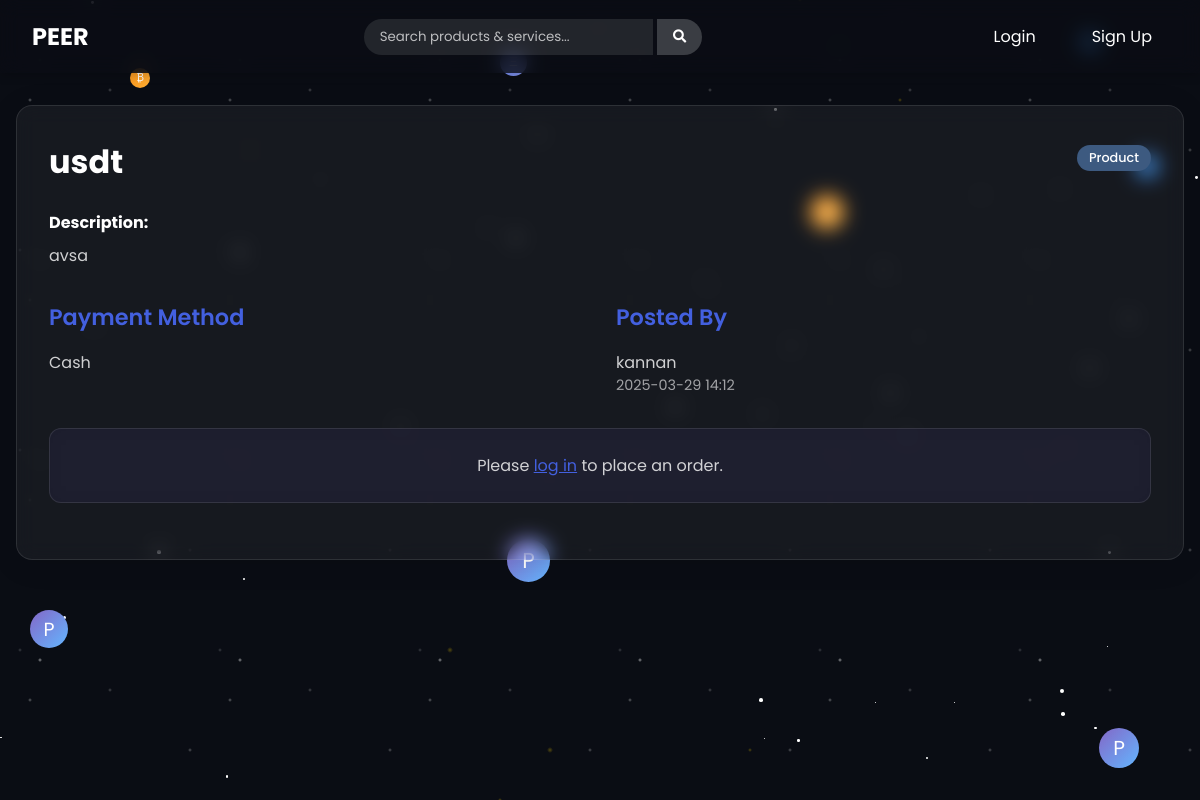
/post/1, run on the app's committed database.
### app.py (models this page shows)
class Post(db.Model):
    id = db.Column(db.Integer, primary_key=True)
    title = db.Column(db.String(100), nullable=False)
    description = db.Column(db.Text, nullable=True)
    post_type = db.Column(db.String(20), nullable=False)  # 'product' or 'service'
    payment_method = db.Column(db.String(50), nullable=False)
    custom_payment = db.Column(db.String(100), nullable=True)
    timeline_options = db.Column(db.String(200), nullable=False)  # Comma-separated options
    seller_id = db.Column(db.Integer, db.ForeignKey('user.id'), nullable=False)
    created_at = db.Column(db.DateTime, default=datetime.utcnow)
    is_boosted = db.Column(db.Boolean, default=False)  # Whether the post is boosted
    boost_expires_at = db.Column(db.DateTime, nullable=True)  # When the boost expires
    is_draft = db.Column(db.Boolean, default=False)  # Whether the post is a draft
    orders = db.relationship('Order', backref='post', lazy=True)

class User(db.Model):
    id = db.Column(db.Integer, primary_key=True)
    username = db.Column(db.String(50), unique=True, nullable=False)
    email = db.Column(db.String(100), unique=True, nullable=False)
    password_hash = db.Column(db.String(256), nullable=False)
    created_at = db.Column(db.DateTime, default=datetime.utcnow)
    is_verified = db.Column(db.Boolean, default=False)  # KYC verification status
    verification_date = db.Column(db.DateTime, nullable=True)  # When the user was verified
    reputation_score = db.Column(db.Float, default=0.0)  # User reputation score
    phone_number = db.Column(db.String(20), nullable=True)  # User phone number
    dob = db.Column(db.Date, nullable=True)  # Date of birth
    location = db.Column(db.String(100), nullable=True)  # User's location/country
    posts = db.relationship('Post', backref='seller', lazy=True)
    orders = db.relationship('Order', backref='buyer', lazy=True)

### app.py (the view)
@app.route('/post/<int:post_id>')
def post_detail(post_id):
    post = Post.query.get_or_404(post_id)
    return render_template('post_detail.html', post=post)

### app.py (called while the page is built)
@app.context_processor
def inject_user():
    if 'user_id' in session:
        user = User.query.get(session['user_id'])
        return {'current_user': user}
    return {'current_user': None}

### app/templates/post_detail.html
{% extends "layout.html" %}
{% block content %}
<div class="dashboard-card">
    <div style="display: flex; justify-content: space-between; align-items: center; flex-wrap: wrap; gap: 1rem; margin-bottom: 1.5rem;">
        <h2 class="dashboard-title" style="margin-bottom: 0;">{{ post.title }}</h2>
        {% if post.post_type == 'service' %}
            <span class="tag-service">Service</span>
        {% else %}
            <span class="tag-product">Product</span>
        {% endif %}
    </div>
    <div style="margin-bottom: 2rem;">
        <p style="color: white;"><strong>Description:</strong></p>
        <p style="margin-top: 0.5rem; color: rgba(255, 255, 255, 0.8);">{{ post.description or 'No description provided.' }}</p>
    </div>
    <div style="display: flex; flex-wrap: wrap; gap: 2rem; margin-bottom: 2rem;">
        <div style="flex: 1; min-width: 250px;">
            <h3 class="section-title">Payment Method</h3>
            <p style="color: rgba(255, 255, 255, 0.8);">
                {% if post.payment_method == 'other' %}
                    {{ post.custom_payment }}
                {% else %}
                    {{ post.payment_method.capitalize() }}
                {% endif %}
            </p>
        </div>
        <div style="flex: 1; min-width: 250px;">
            <h3 class="section-title">Posted By</h3>
            <p style="color: rgba(255, 255, 255, 0.8);">{{ post.seller.username }}</p>
            <p style="color: rgba(255, 255, 255, 0.6); font-size: 0.9rem;">{{ post.created_at.strftime('%Y-%m-%d %H:%M') }}</p>
        </div>
    </div>
    {% if 'user_id' in session and session['user_id'] != post.seller_id %}
        <div class="nested-card">
            <h3 class="nested-card-title">Place an Order</h3>
            <form method="POST" action="{{ url_for('create_order', post_id=post.id) }}">
                <div class="form-group">
                    <label for="timeline" class="form-label">Select Timeline</label>
                    <select id="timeline" name="timeline" class="form-control" required>
                        {% for option in post.timeline_options.split(',') %}
                            <option value="{{ option.strip() }}">{{ option.strip() }}</option>
                        {% endfor %}
                    </select>
                </div>
                <div style="text-align: center; margin-top: 1.5rem;">
                    <button type="submit" class="btn-create-post">Place Order</button>
                </div>
            </form>
        </div>
    {% elif 'user_id' in session and session['user_id'] == post.seller_id %}
        <div class="nested-card" style="background-color: rgba(30, 30, 50, 0.7);">
            <p style="text-align: center; color: rgba(255, 255, 255, 0.8);">This is your own post. You cannot place an order on your own listing.</p>
        </div>
    {% else %}
        <div class="nested-card" style="background-color: rgba(30, 30, 50, 0.7);">
            <p style="text-align: center; color: rgba(255, 255, 255, 0.8);">Please <a href="{{ url_for('login') }}" style="color: var(--status-blue);">log in</a> to place an order.</p>
        </div>
    {% endif %}
</div>
{% endblock %}

### app/static/css/style.css (style rules this page uses)
:root { --foreground-rgb: 255, 255, 255; --background-start-rgb: 10, 13, 20; --background-end-rgb: 10, 13, 20; --primary-color: #8367C7; --secondary-color: #64B6FF; --accent-color: #6A4FB0; --light-color: #F0F6FF; --dark-color: #333; --gray-color: #e9ecef; --danger-color: #ff6b6b; --success-color: #51cf66; --status-blue: #4360DF; }
* { margin: 0; padding: 0; box-sizing: border-box; font-family: 'Poppins', sans-serif; }
body { color: rgb(var(--foreground-rgb)); background: linear-gradient( to bottom, transparent, rgb(var(--background-end-rgb)) ) rgb(var(--background-start-rgb)); min-height: 100vh; overflow-x: hidden; position: relative; }
body:before { content: ""; position: fixed; top: 0; left: 0; width: 100%; height: 100%; z-index: -100; background: linear-gradient( to bottom, transparent, rgb(var(--background-end-rgb)) ) rgb(var(--background-start-rgb)); }
.dashboard-card { background-color: rgba(255, 255, 255, 0.05); backdrop-filter: blur(10px); border-radius: 16px; box-shadow: 0 4px 30px rgba(0, 0, 0, 0.1); border: 1px solid rgba(255, 255, 255, 0.1); padding: 2rem; margin-bottom: 2rem; transition: transform 0.3s ease, box-shadow 0.3s ease; color: white; }
.dashboard-title { font-size: 2rem; font-weight: 700; margin-bottom: 1.5rem; color: white; }
.tag-service, .tag-product { display: inline-block; padding: 0.25rem 0.75rem; border-radius: 50px; font-size: 0.8rem; font-weight: 500; margin-bottom: 0.5rem; }
.tag-product { background-color: var(--primary-color); color: white; }
.section-title { font-size: 1.4rem; font-weight: 600; margin-bottom: 1rem; color: var(--status-blue); }
.nested-card { background-color: rgba(30, 30, 50, 0.5); backdrop-filter: blur(10px); border-radius: 12px; border: 1px solid rgba(255, 255, 255, 0.1); padding: 1.5rem; margin-bottom: 1.5rem; }
.tag-product { background-color: #3D5A80; }

### app/templates/layout.html (style rules this page uses)
html, body { overflow-x: hidden; width: 100%; position: relative; }
button, a, input[type="submit"], input[type="button"], .btn { touch-action: manipulation; }

### data on the page
Post: title "usdt", description "avsa", payment_method "Cash", created_at "2025-03-29 14:12"
User: seller.username "kannan"
